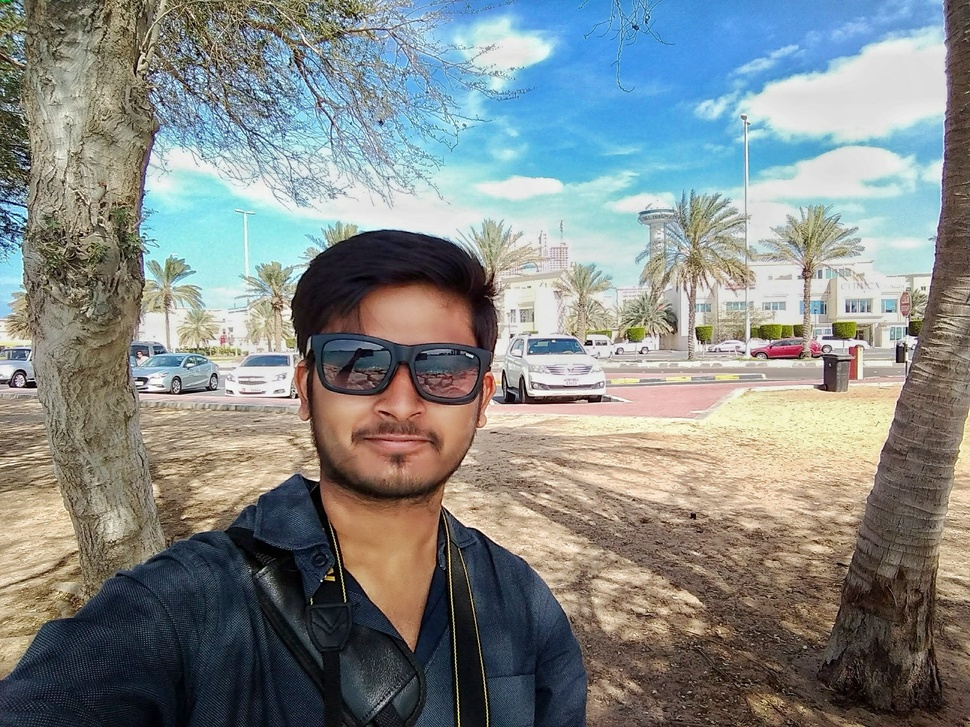
#> input picture ashu2.jpeg, 970 x 727 px, shrunk from 2592 x 1944 before the run, given in place of the camera
$ python morphological.py
#> lines starting #> are read from the running program, lines starting #| are printed output that depends on the picture; after the words box and inside, x2 and y2 are one past the last pixel; in counts of white or black regions, pixels touching at a corner belong together
import cv2
import numpy as np

cap = cv2.VideoCapture(0)

while True:
	_ , frame = cap.read()
#> frame is the input picture: shape (727, 970, 3); mean B, G, R 134.4, 136.8, 131.9
	hsv = cv2.cvtColor(frame,cv2.COLOR_BGR2HSV)
#> hsv: shape (727, 970, 3); mean H, S, V 55.2, 78.4, 154.6


	#HUE Saturation Vibrance
	lower_red = np.array([150,150,0])
	upper_red = np.array([180,255,255])

	mask = cv2.inRange(hsv,lower_red,upper_red)
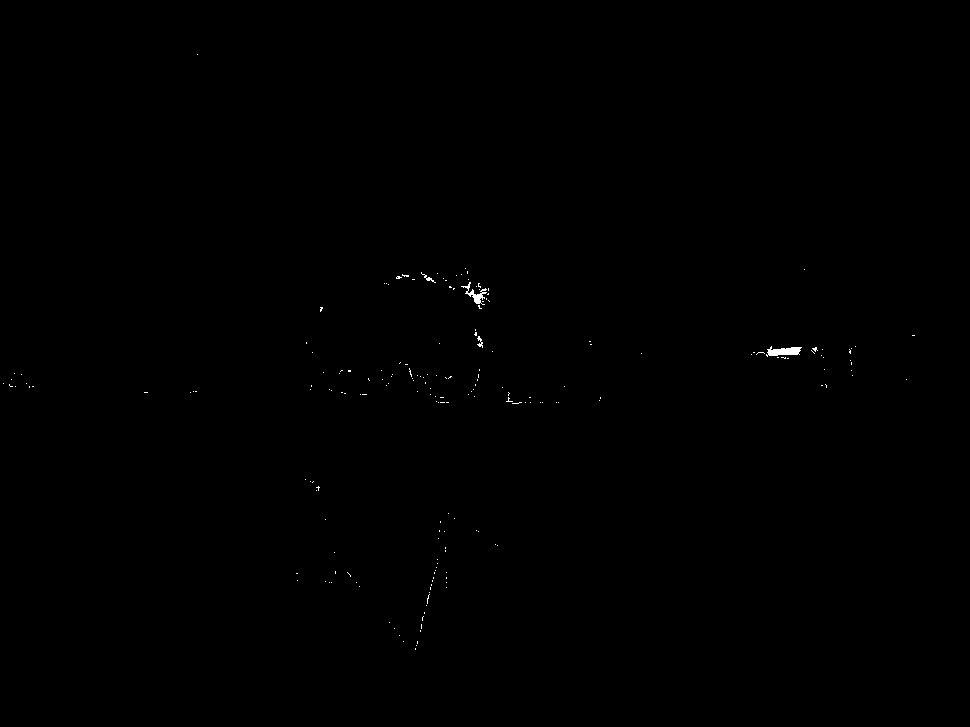
#> mask: shape (727, 970); 0.13% white; 195 white regions (191 under 20 px), largest, box (x1, y1, x2, y2) and area: (766, 346, 802, 357) 238, (461, 282, 487, 305) 167, (421, 272, 436, 283) 36, (477, 336, 483, 348) 35

	res = cv2.bitwise_and(frame,frame,mask = mask)

	kernel = np.ones((5,5),np.uint8)
	erosion = cv2.erode(mask,kernel,iterations = 1)
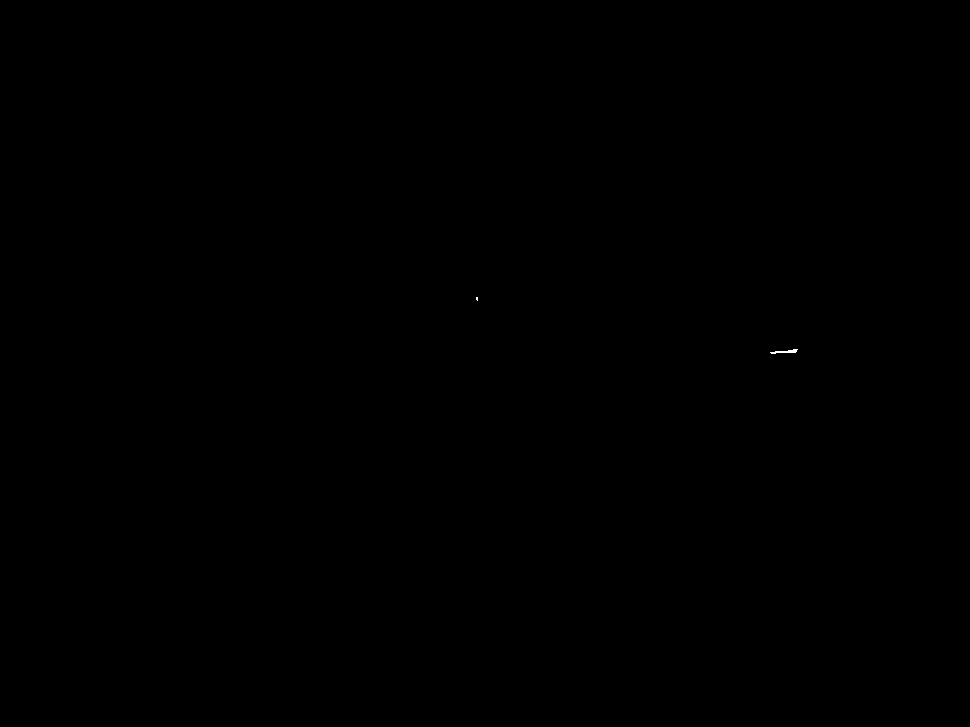
#> erosion: shape (727, 970); 0.01% white in thin lines or dots, all inside (x1, y1, x2, y2) = (476, 297, 798, 354)
	dilation = cv2.dilate(mask,kernel,iterations = 1)
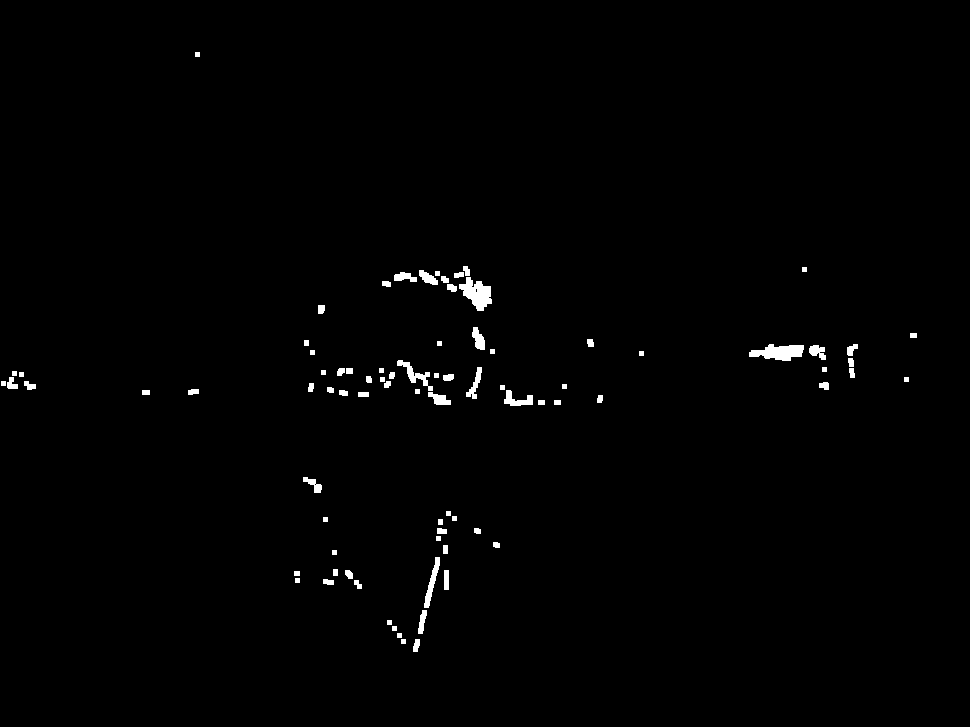
#> dilation: shape (727, 970); 0.88% white; 84 white regions, largest, box (x1, y1, x2, y2) and area: (459, 277, 492, 311) 634, (749, 344, 804, 361) 610, (397, 360, 433, 391) 305

	opening = cv2.morphologyEx(mask,cv2.MORPH_OPEN,kernel)
#> opening: shape (727, 970); 0.04% white; 2 white regions, box (x1, y1, x2, y2) and area: (768, 347, 800, 356) 215, (474, 295, 480, 303) 47

	closing = cv2.morphologyEx(mask,cv2.MORPH_CLOSE,kernel)
#> closing: shape (727, 970); 0.18% white; 143 white regions (135 under 20 px), largest, box (x1, y1, x2, y2) and area: (751, 346, 802, 359) 318, (461, 279, 490, 309) 314, (474, 329, 483, 348) 60

	cv2.imshow('opening',opening)
	cv2.imshow('closing',closing)


	##cv2.imshow('ersion',erosion)
	##cv2.imshow('dilation',dilation)
	if cv2.waitKey(1) & 0xFF == ord('q'):
#> (key q is pressed here)
		break

cap.release()
cv2.destroyAllWindows()
